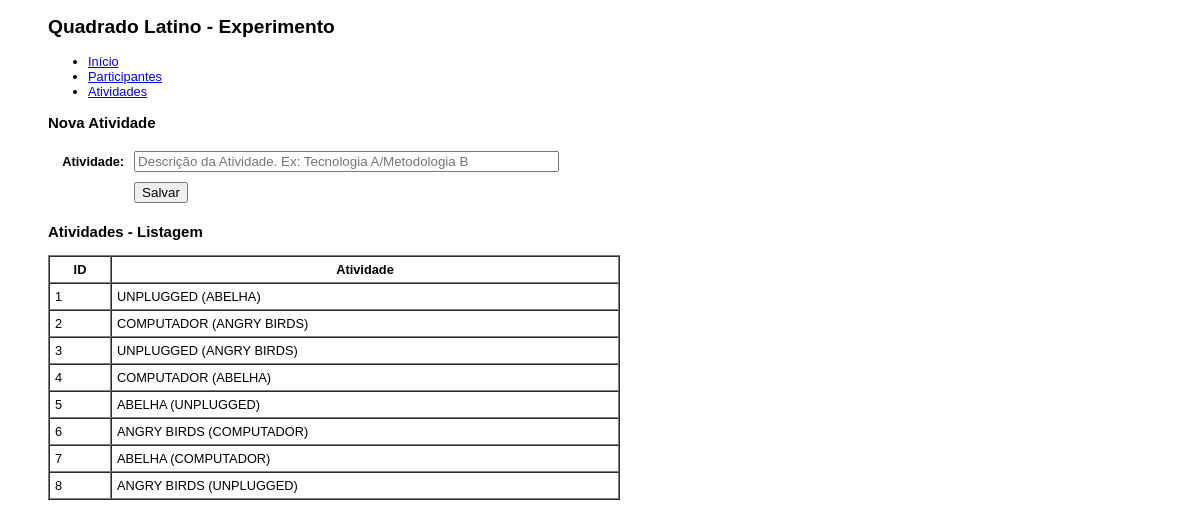
/quadlatino/app/?module=atividade, run on the app's committed database.
### tables this page shows
CREATE TABLE `atividades` (
  `id_atividade` int(11) NOT NULL auto_increment,
  `atividade` varchar(100) default NULL,
  PRIMARY KEY  (`id_atividade`)
);

### includes/App.class.php (called while the page is built, shortened)
<?php
class App {
	var $con;
	public function __construct() {
		$this->con = new Mysqli("localhost","root","ifma","unplugged_opencv");
	}
	public function query($sql) {
		$res = $this->con->query($sql);
		$rows = array();
		while($row = $res->fetch_assoc()) {
			$rows[] = $row;
		}
		return $rows;
	}
	public function getTable($table, $where = null) {
		$sql = "select * from $table $where";
		return $this->query($sql);
	}
}

### modules/atividade.list.php (the view)
<?php
	$list = $app->getTable("atividades");
?>
<h3>Nova Atividade</h3>
<form action="/quadlatino/app/?module=atividade&action=new" method="post">
	<table width="50%" border="0" cellpadding="5" cellspacing="0">
		<tr>
			<th align="right">Atividade:</th>
			<td>
				<input type="text" name="atividade" size="50" placeholder="Descrição da Atividade. Ex: Tecnologia A/Metodologia B" />
			</td>
		</tr>
		<tr>
			<td>&nbsp;</td>
			<td>
				<input type="submit" value="Salvar" />
			</td>
		</tr>
	</table>
</form>
<h3>Atividades - Listagem</h3>
<table width="50%" border="1" cellpadding="5" cellspacing="0">
	<tr>
		<th>ID</th>
		<th>Atividade</th>
	</tr>
	<?php foreach($list as $key=>$item) { ?>
	<tr>
		<td><?=$item["id_atividade"]?></td>
		<td><?=$item["atividade"]?></td>
	</tr>
	<?php } ?>
</table>

### index.php (style rules this page uses)
body { padding-left:40px;font-family: arial;font-size: 80%; }

### data on the page
atividades: id_atividade "1", atividade "UNPLUGGED (ABELHA)"
atividades: id_atividade "2", atividade "COMPUTADOR (ANGRY BIRDS)"
atividades: id_atividade "3", atividade "UNPLUGGED (ANGRY BIRDS)"
atividades: id_atividade "4", atividade "COMPUTADOR (ABELHA)"
atividades: id_atividade "5", atividade "ABELHA (UNPLUGGED)"
atividades: id_atividade "6", atividade "ANGRY BIRDS (COMPUTADOR)"
atividades: id_atividade "7", atividade "ABELHA (COMPUTADOR)"
atividades: id_atividade "8", atividade "ANGRY BIRDS (UNPLUGGED)"
